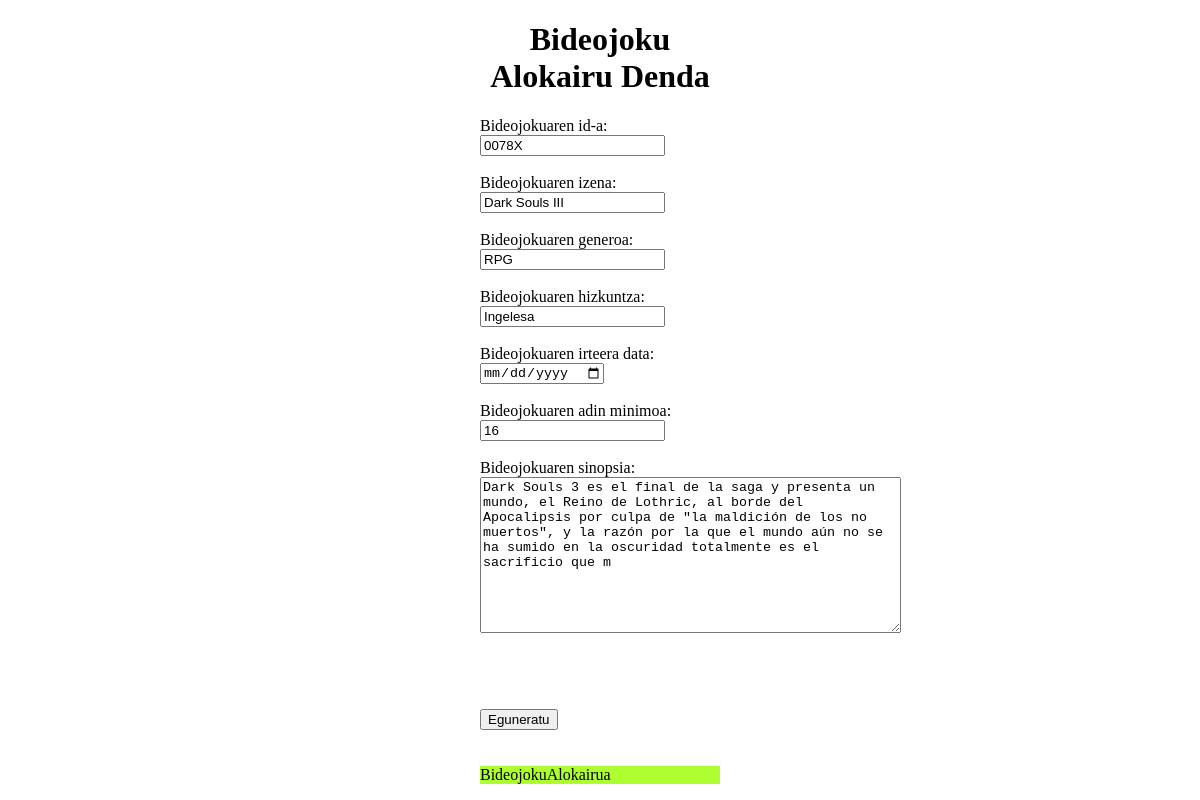
/eguneratubidform/3, run on the app's committed database.
### BideojokuAlokairua/models.py (models this page shows, shortened)
class Bideojokua(models.Model):
    bid_id = models.CharField(max_length=50)
    bid_izena = models.CharField(max_length=100)
    bid_generoa = models.CharField(max_length=100)
    bid_hizkuntza = models.CharField(max_length=50)
    bid_irteeradata = models.DateField()
    bid_adinminimoa = models.IntegerField()
    bid_sinopsia = models.CharField(max_length=250)

### BideojokuAlokairua/views.py (the view)
# urls.py: path('eguneratubidform/<int:id>', views.eguneratubidform, name = 'eguneratubidform'),
def eguneratubidform(request, id):
    eguneratzekobideojokua = Bideojokua.objects.get(id = id)
    return render(request, 'eguneratubidform.html', {'bideojokua':eguneratzekobideojokua})

### BideojokuAlokairua/templates/eguneratubidform.html (shortened to what this page needs)
{% extends 'base.html' %}
{% block content %}
    <form action="/eguneratubid/{{bideojokua.id}}" method="POST">
        <label for="bid_id">Bideojokuaren id-a: </label>
        <input type="text" name="bid_id" value="{{bideojokua.bid_id}}"><br><br>
        <label for="bid_izena">Bideojokuaren izena: </label>
        <input type="text" name="bid_izena" value="{{bideojokua.bid_izena}}"><br><br>
        <label for="bid_generoa">Bideojokuaren generoa: </label>
        <input type="text" name="bid_generoa" value="{{bideojokua.bid_generoa}}"><br><br>
        <label for="bid_hizkuntza">Bideojokuaren hizkuntza: </label>
        <input type="text" name="bid_hizkuntza" value="{{bideojokua.bid_hizkuntza}}"><br><br>
        <label for="bid_irteeradata">Bideojokuaren irteera data: </label>
        <input type="date" name="bid_irteeradata" value="{{bideojokua.bid_irteeradata}}"><br><br>
        <label for="bid_adinminimoa">Bideojokuaren adin minimoa: </label>
        <input type="text" name="bid_adinminimoa" value="{{bideojokua.bid_adinminimoa}}"><br><br>
        <label for="bid_sinopsia">Bideojokuaren sinopsia: </label><br>
        <textarea name="bid_sinopsia" id="" cols="50" rows="10">{{bideojokua.bid_sinopsia}}</textarea><br><br><br><br><br>
        <button type="submit" value="Submit">Eguneratu</button>
    </form>
{% endblock content %}

### BideojokuAlokairua/static/style.css (style rules this page uses)
body { width: 20%; margin: auto; }

### data on the page
Bideojokua: bid_id "0078X", bid_izena "Dark Souls III", bid_generoa "RPG", bid_hizkuntza "Ingelesa", bid_adinminimoa "16", bid_sinopsia "Dark Souls 3 es el final de la saga y presenta un mundo, el Reino de Lothric, al borde del Apocalipsis por culpa de \"la maldición de los no muertos\", y la razón por la que el mundo aún no se ha sumido en la oscuridad totalmente es el sacrificio que m"
